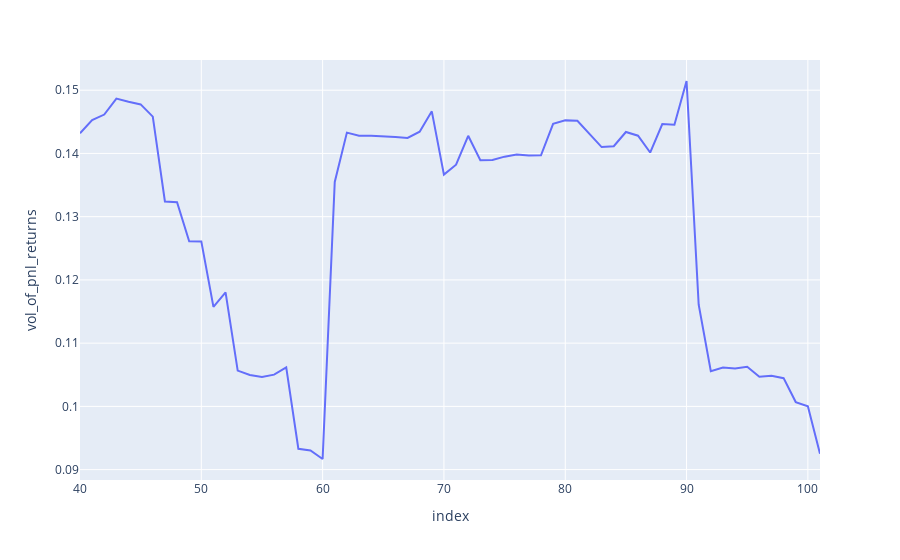

Write notebook code for a chart like this one.
### Code cell
fig = px.line(trades_pnl_df[40:], y='vol_of_pnl_returns')
fig.show()

### Figure 1 — Plotly figure (JSON) as saved in the notebook; plotly's stock layout.template omitted (floating-point values rounded to 4 significant figures)
{"data": [{"hovertemplate": "index=%{x}<br>vol_of_pnl_returns=%{y}<extra></extra>", "legendgroup": "", "line": {"color": "#636efa", "dash": "solid"}, "marker": {"symbol": "circle"}, "mode": "lines", "name": "", "orientation": "v", "showlegend": false, "type": "scatter", "x": [40, 41, 42, 43, 44, 45, 46, 47, 48, 49, 50, 51, 52, 53, 54, 55, 56, 57, 58, 59, 60, 61, 62, 63, 64, 65, 66, 67, 68, 69, 70, 71, 72, 73, 74, 75, 76, 77, 78, 79, 80, 81, 82, 83, 84, 85, 86, 87, 88, 89, 90, 91, 92, 93, 94, 95, 96, 97, 98, 99, 100, 101], "xaxis": "x", "y": [0.1432, 0.1453, 0.1461, 0.1487, 0.1482, 0.1478, 0.1458, 0.1324, 0.1323, 0.1261, 0.1261, 0.1157, 0.118, 0.1057, 0.105, 0.1047, 0.105, 0.1062, 0.0933, 0.09303, 0.09168, 0.1355, 0.1433, 0.1428, 0.1428, 0.1428, 0.1426, 0.1425, 0.1434, 0.1467, 0.1366, 0.1382, 0.1428, 0.1389, 0.139, 0.1395, 0.1398, 0.1397, 0.1397, 0.1447, 0.1452, 0.1452, 0.1431, 0.141, 0.1411, 0.1434, 0.1428, 0.1401, 0.1446, 0.1445, 0.1515, 0.1161, 0.1055, 0.1061, 0.106, 0.1063, 0.1047, 0.1048, 0.1045, 0.1007, 0.1, 0.09252], "yaxis": "y"}], "layout": {"legend": {"tracegroupgap": 0}, "margin": {"t": 60}, "xaxis": {"anchor": "y", "domain": [0, 1], "title": {"text": "index"}}, "yaxis": {"anchor": "x", "domain": [0, 1], "title": {"text": "vol_of_pnl_returns"}}}}
